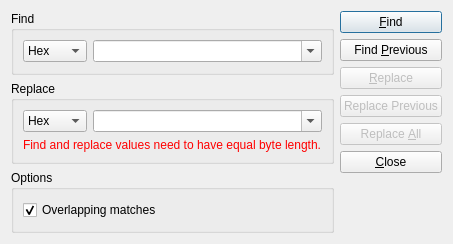
<?xml version="1.0" encoding="UTF-8"?>
<ui version="4.0">
 <class>SearchDialog</class>
 <widget class="QDialog" name="SearchDialog">
  <property name="geometry">
   <rect>
    <x>0</x>
    <y>0</y>
    <width>436</width>
    <height>244</height>
   </rect>
  </property>
  <property name="windowTitle">
   <string>HexEdit - Find/Replace</string>
  </property>
  <layout class="QHBoxLayout" name="horizontalLayout_3">
   <item>
    <layout class="QVBoxLayout" name="verticalLayout_2">
     <item>
      <widget class="QGroupBox" name="gbFind">
       <property name="title">
        <string>Find</string>
       </property>
       <layout class="QHBoxLayout" name="horizontalLayout">
        <item>
         <widget class="QComboBox" name="cbFindFormat">
          <item>
           <property name="text">
            <string>Hex</string>
           </property>
          </item>
          <item>
           <property name="text">
            <string>UTF-8</string>
           </property>
          </item>
         </widget>
        </item>
        <item>
         <widget class="QComboBox" name="cbFind">
          <property name="sizePolicy">
           <sizepolicy hsizetype="Expanding" vsizetype="Fixed">
            <horstretch>0</horstretch>
            <verstretch>0</verstretch>
           </sizepolicy>
          </property>
          <property name="editable">
           <bool>true</bool>
          </property>
         </widget>
        </item>
       </layout>
      </widget>
     </item>
     <item>
      <widget class="QGroupBox" name="gbReplace">
       <property name="enabled">
        <bool>true</bool>
       </property>
       <property name="title">
        <string>Replace</string>
       </property>
       <layout class="QVBoxLayout" name="verticalLayout_5">
        <item>
         <layout class="QHBoxLayout" name="horizontalLayout_2">
          <item>
           <widget class="QComboBox" name="cbReplaceFormat">
            <property name="enabled">
             <bool>true</bool>
            </property>
            <item>
             <property name="text">
              <string>Hex</string>
             </property>
            </item>
            <item>
             <property name="text">
              <string>UTF-8</string>
             </property>
            </item>
           </widget>
          </item>
          <item>
           <widget class="QComboBox" name="cbReplace">
            <property name="sizePolicy">
             <sizepolicy hsizetype="Expanding" vsizetype="Fixed">
              <horstretch>0</horstretch>
              <verstretch>0</verstretch>
             </sizepolicy>
            </property>
            <property name="editable">
             <bool>true</bool>
            </property>
           </widget>
          </item>
         </layout>
        </item>
        <item>
         <widget class="QLabel" name="warning_label">
          <property name="palette">
           <palette>
            <active>
             <colorrole role="WindowText">
              <brush brushstyle="SolidPattern">
               <color alpha="255">
                <red>255</red>
                <green>0</green>
                <blue>0</blue>
               </color>
              </brush>
             </colorrole>
            </active>
            <inactive>
             <colorrole role="WindowText">
              <brush brushstyle="SolidPattern">
               <color alpha="255">
                <red>255</red>
                <green>0</green>
                <blue>0</blue>
               </color>
              </brush>
             </colorrole>
            </inactive>
            <disabled>
             <colorrole role="WindowText">
              <brush brushstyle="SolidPattern">
               <color alpha="255">
                <red>120</red>
                <green>120</green>
                <blue>120</blue>
               </color>
              </brush>
             </colorrole>
            </disabled>
           </palette>
          </property>
          <property name="text">
           <string>Find and replace values need to have equal byte length.</string>
          </property>
         </widget>
        </item>
       </layout>
      </widget>
     </item>
     <item>
      <widget class="QGroupBox" name="gbOptions">
       <property name="title">
        <string>Options</string>
       </property>
       <layout class="QVBoxLayout" name="verticalLayout_3">
        <item>
         <layout class="QHBoxLayout" name="horizontalLayout_5">
          <item>
           <layout class="QVBoxLayout" name="verticalLayout_6">
            <item>
             <widget class="QCheckBox" name="cbOverlapping">
              <property name="text">
               <string>Overlapping matches</string>
              </property>
              <property name="checked">
               <bool>true</bool>
              </property>
             </widget>
            </item>
           </layout>
          </item>
         </layout>
        </item>
       </layout>
      </widget>
     </item>
    </layout>
   </item>
   <item>
    <layout class="QVBoxLayout" name="verticalLayout">
     <item>
      <widget class="QPushButton" name="pbFind">
       <property name="text">
        <string>&amp;Find</string>
       </property>
       <property name="shortcut">
        <string>F3</string>
       </property>
       <property name="default">
        <bool>true</bool>
       </property>
      </widget>
     </item>
     <item>
      <widget class="QPushButton" name="pbFindPrevious">
       <property name="text">
        <string>Find &amp;Previous</string>
       </property>
      </widget>
     </item>
     <item>
      <widget class="QPushButton" name="pbReplace">
       <property name="enabled">
        <bool>false</bool>
       </property>
       <property name="text">
        <string>&amp;Replace</string>
       </property>
      </widget>
     </item>
     <item>
      <widget class="QPushButton" name="pbReplacePrevious">
       <property name="enabled">
        <bool>false</bool>
       </property>
       <property name="text">
        <string>Replace Previous</string>
       </property>
      </widget>
     </item>
     <item>
      <widget class="QPushButton" name="pbReplaceAll">
       <property name="enabled">
        <bool>false</bool>
       </property>
       <property name="text">
        <string>Replace &amp;All</string>
       </property>
      </widget>
     </item>
     <item>
      <widget class="QPushButton" name="pbCancel">
       <property name="text">
        <string>&amp;Close</string>
       </property>
      </widget>
     </item>
     <item>
      <spacer name="verticalSpacer">
       <property name="orientation">
        <enum>Qt::Vertical</enum>
       </property>
       <property name="sizeHint" stdset="0">
        <size>
         <width>20</width>
         <height>40</height>
        </size>
       </property>
      </spacer>
     </item>
    </layout>
   </item>
  </layout>
 </widget>
 <tabstops>
  <tabstop>cbFindFormat</tabstop>
  <tabstop>cbFind</tabstop>
  <tabstop>cbReplaceFormat</tabstop>
  <tabstop>cbReplace</tabstop>
  <tabstop>cbOverlapping</tabstop>
  <tabstop>pbFind</tabstop>
  <tabstop>pbFindPrevious</tabstop>
  <tabstop>pbReplace</tabstop>
  <tabstop>pbReplacePrevious</tabstop>
  <tabstop>pbReplaceAll</tabstop>
  <tabstop>pbCancel</tabstop>
 </tabstops>
 <resources/>
 <connections>
  <connection>
   <sender>pbCancel</sender>
   <signal>clicked()</signal>
   <receiver>SearchDialog</receiver>
   <slot>hide()</slot>
   <hints>
    <hint type="sourcelabel">
     <x>360</x>
     <y>134</y>
    </hint>
    <hint type="destinationlabel">
     <x>364</x>
     <y>162</y>
    </hint>
   </hints>
  </connection>
 </connections>
</ui>
